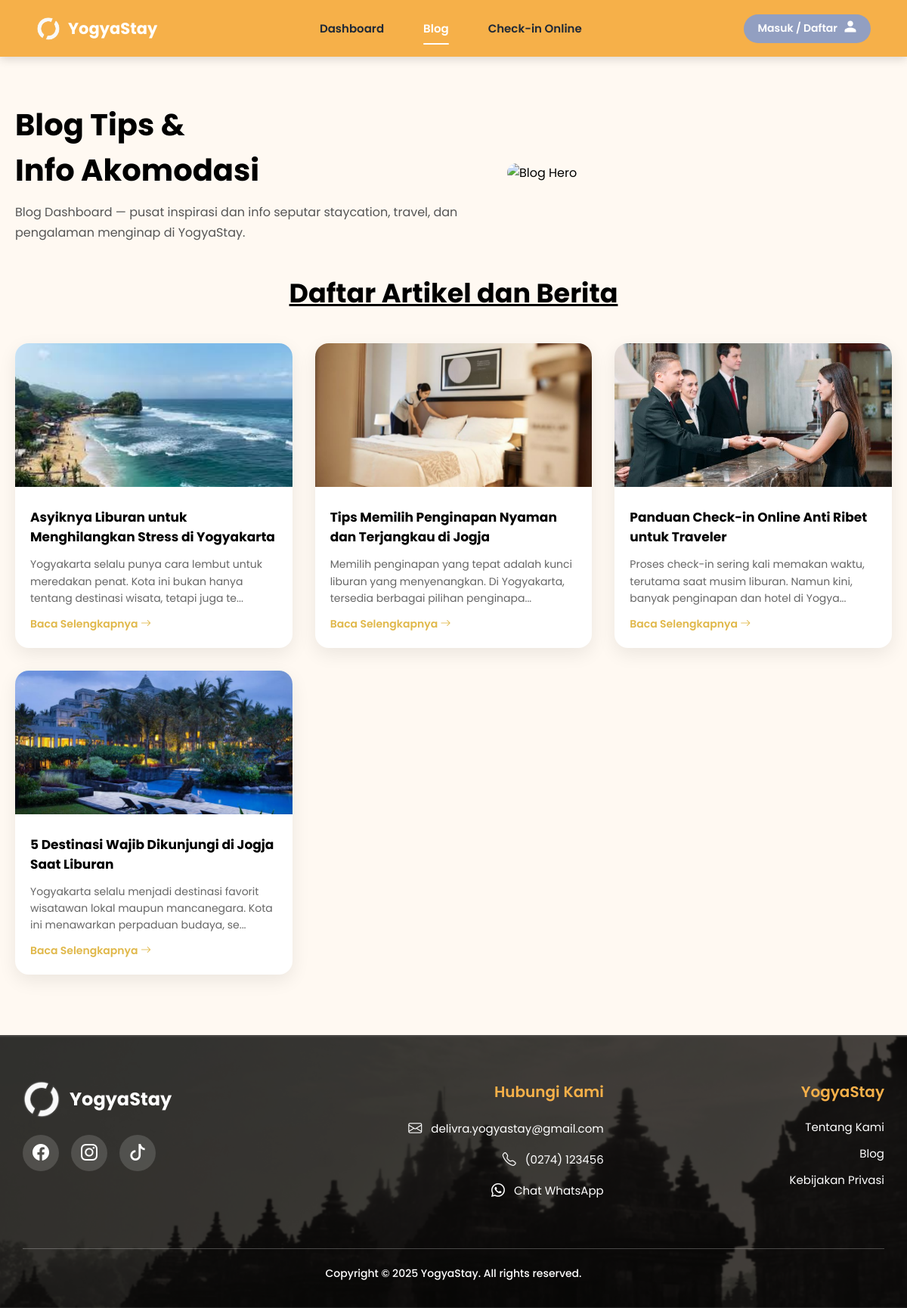
Page /users/blog.php on the committed database.
### tables this page shows
CREATE TABLE `blog` (
  `id_blog` int(11) NOT NULL,
  `judul` varchar(200) NOT NULL,
  `konten` text NOT NULL,
  `thumbnail` varchar(255) DEFAULT NULL,
  `tanggal_publish` date DEFAULT NULL,
  `id_admin` int(11) NOT NULL,
  `status` enum('publish','draft') DEFAULT 'draft'
);

### users/blog.php (the view, shortened to what this page needs)
<?php
require_once '../config.php';
$query = mysqli_query($conn, "
    SELECT id_blog, judul, konten, thumbnail, tanggal_publish
    FROM blog
    WHERE status = 'publish'
    ORDER BY tanggal_publish DESC
");
include 'header.php';
?>
<!DOCTYPE html>
<html lang="id">
<head>
</head>
<body>
<section class="blog-header">
    <div>
        <h1>Blog Tips &<br>Info Akomodasi</h1>
        <p>
            Blog Dashboard — pusat inspirasi dan info seputar staycation,
            travel, dan pengalaman menginap di YogyaStay.
        </p>
    </div>
    <img src="../assets/blog/blog-hero.jpg" alt="Blog Hero">
</section>
<h2 class="section-title">Daftar Artikel dan Berita</h2>
<div class="blog-container">
    <div class="blog-grid">
        <?php while ($row = mysqli_fetch_assoc($query)) : ?>
            <div class="blog-card">
                <img src="../assets/blog/<?= $row['thumbnail']; ?>" alt="<?= $row['judul']; ?>">
                <div class="blog-card-content">
                    <h3><?= htmlspecialchars($row['judul']); ?></h3>
                    <p>
                        <?= substr(strip_tags($row['konten']), 0, 120); ?>...
                    </p>
                    <a href="detailblog.php?id=<?= $row['id_blog']; ?>" class="read-more">
                        Baca Selengkapnya
                        <i class="bi bi-arrow-right"></i>
                    </a>
                </div>
            </div>
        <?php endwhile; ?>
    </div>
</div>
<?php include 'footer.php'; ?>
</body>
</html>

### users/header.php (style rules this page uses)
* { margin: 0; padding: 0; box-sizing: border-box; }
body { font-family: 'Poppins', sans-serif; background: #F5F5F5; }

### users/blog.php (style rules this page uses)
* { box-sizing: border-box; font-family: 'Poppins', sans-serif; }
body { margin: 0; background: #FFF9F2; }
.blog-header { max-width: 1200px; margin: 60px auto 40px; padding: 0 20px; display: grid; grid-template-columns: 1.2fr 1fr; gap: 40px; align-items: center; }
.blog-header h1 { font-size: 40px; margin-bottom: 12px; }
.blog-header p { color: #555; line-height: 1.7; }
.blog-header img { width: 100%; border-radius: 18px; object-fit: cover; }
.section-title { text-align: center; font-size: 35px; font-weight: 700; margin-bottom: 40px; text-decoration: underline; }
.blog-container { max-width: 1200px; margin: auto; padding: 0 20px 80px; }
.blog-grid { display: grid; grid-template-columns: repeat(auto-fit, minmax(280px, 1fr)); gap: 30px; }
.blog-card { background: white; border-radius: 18px; box-shadow: 0 8px 25px rgba(0,0,0,0.08); overflow: hidden; transition: transform .3s ease; }
.blog-card img { width: 100%; height: 190px; object-fit: cover; }
.blog-card-content { padding: 20px; }
.blog-card h3 { font-size: 17px; margin-bottom: 12px; }
.blog-card p { font-size: 14px; color: #666; line-height: 1.6; }
.blog-card a { display: inline-block; margin-top: 12px; font-size: 14px; color: #E0B84A; font-weight: 600; text-decoration: none; }
.read-more { display: inline-flex; align-items: center; gap: 6px; margin-top: 12px; font-size: 14px; font-weight: 600; color: #8B9DC3; text-decoration: none; transition: color 0.25s ease, transform 0.25s ease; }
.read-more i { transition: transform 0.25s ease; }

### users/footer.php (style rules this page uses)
* { font-family: "Poppins", sans-serif; box-sizing: border-box; }

### rows in the picture
blog: thumbnail (picture), judul "Asyiknya Liburan untuk Menghilangkan Stress di Yogyakarta", konten "Yogyakarta selalu punya cara lembut untuk meredakan penat. Kota ini bukan hanya tentang destinasi wisata, tetapi juga te"
blog: thumbnail (picture), judul "Tips Memilih Penginapan Nyaman dan Terjangkau di Jogja", konten "Memilih penginapan yang tepat adalah kunci liburan yang menyenangkan. Di Yogyakarta, tersedia berbagai pilihan penginapa"
blog: thumbnail (picture), judul "Panduan Check-in Online Anti Ribet untuk Traveler", konten "Proses check-in sering kali memakan waktu, terutama saat musim liburan. Namun kini, banyak penginapan dan hotel di Yogya"
blog: thumbnail (picture), judul "5 Destinasi Wajib Dikunjungi di Jogja Saat Liburan", konten "Yogyakarta selalu menjadi destinasi favorit wisatawan lokal maupun mancanegara. Kota ini menawarkan perpaduan budaya, se"
